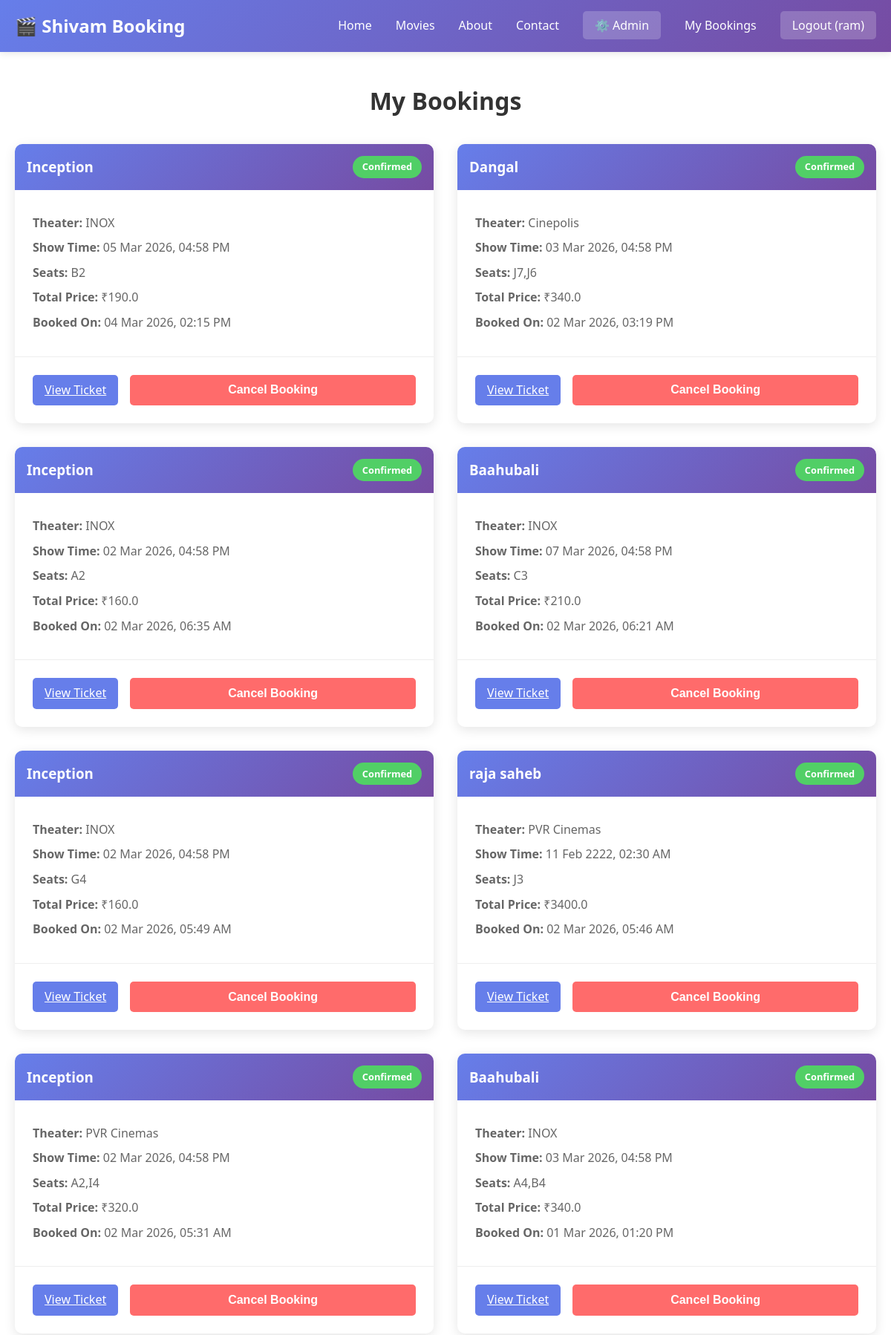
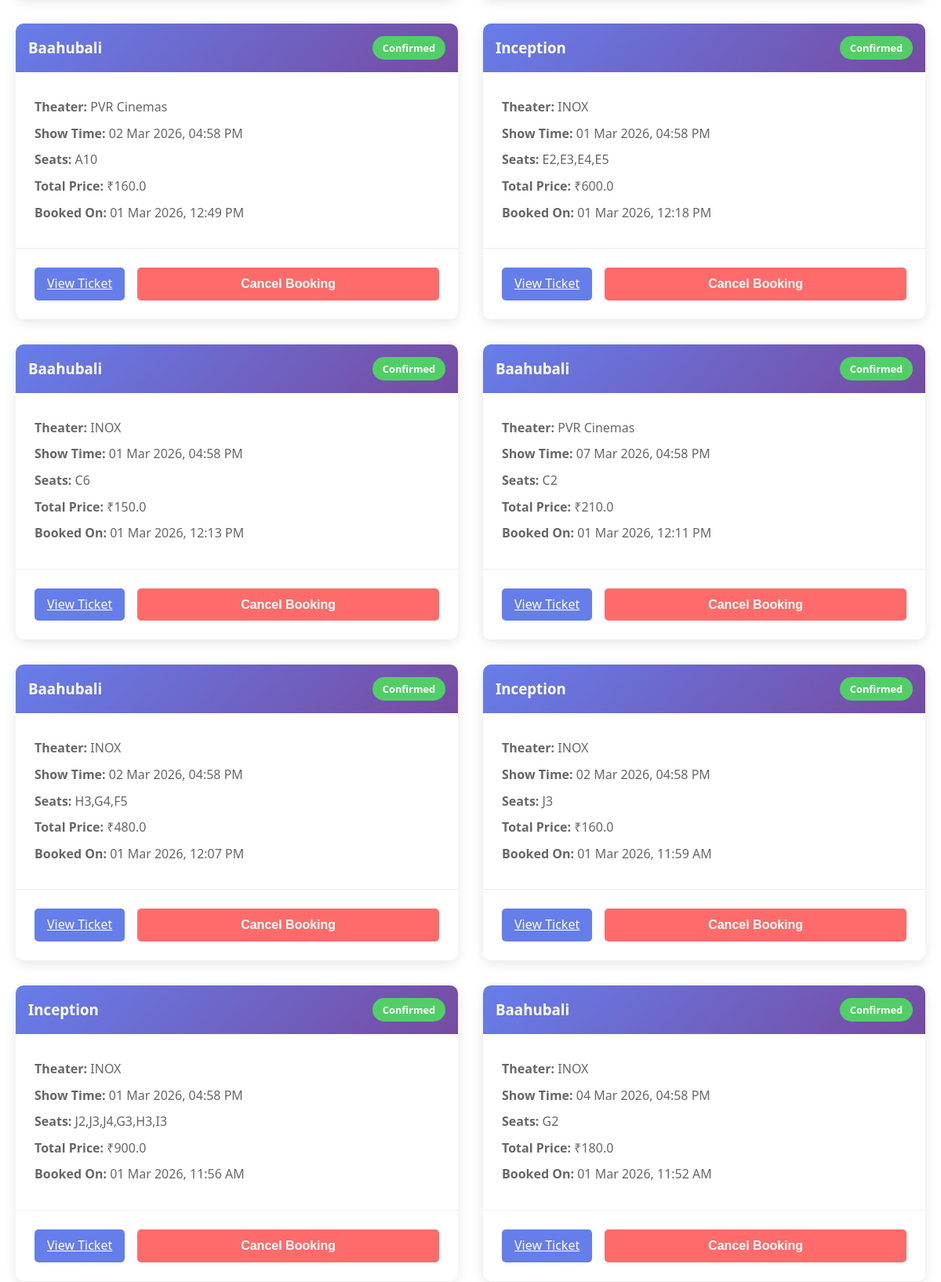
The app's page /bookings (signed in, upper part) with its own data (2 pictures, top to bottom).
### tables this page shows
CREATE TABLE bookings (
                id INTEGER PRIMARY KEY AUTOINCREMENT,
                user_id INTEGER NOT NULL,
                show_id INTEGER NOT NULL,
                seats TEXT NOT NULL,
                total_price REAL NOT NULL,
                booking_date TIMESTAMP DEFAULT CURRENT_TIMESTAMP,
                status TEXT DEFAULT 'confirmed',
                FOREIGN KEY(user_id) REFERENCES users(id),
                FOREIGN KEY(show_id) REFERENCES shows(id)
            );

CREATE TABLE movies (
                id INTEGER PRIMARY KEY AUTOINCREMENT,
                title TEXT NOT NULL,
                description TEXT,
                genre TEXT,
                rating REAL,
                duration INTEGER,
                language TEXT,
                poster_url TEXT,
                status TEXT DEFAULT 'active',
                created_at TIMESTAMP DEFAULT CURRENT_TIMESTAMP
            );

CREATE TABLE shows (
                id INTEGER PRIMARY KEY AUTOINCREMENT,
                movie_id INTEGER NOT NULL,
                theater_name TEXT NOT NULL,
                show_time TIMESTAMP NOT NULL,
                price REAL NOT NULL,
                total_seats INTEGER DEFAULT 100,
                available_seats INTEGER DEFAULT 100,
                FOREIGN KEY(movie_id) REFERENCES movies(id)
            );

### app/routes.py (the view)
@booking_bp.route('/bookings')
def my_bookings():
    if 'user_id' not in session:
        return redirect(url_for('auth.login'))
    bookings = Booking.get_user_bookings(session['user_id'])
    bookings_list = []
    for booking in bookings:
        bookings_list.append({
            'id': booking[0],
            'user_id': booking[1],
            'show_id': booking[2],
            'seats': booking[3],
            'total_price': booking[4],
            'booking_date': booking[5],
            'status': booking[6],
            'movie_title': booking[7],
            'movie_poster': booking[8],
            'theater': booking[9],
            'show_time': booking[10]
        })
    return render_template('my_bookings.html', bookings=bookings_list,
                         is_logged_in=True, username=session.get('username'))

### app/__init__.py (called while the page is built)
def format_datetime_filter(value, format='%d %b %Y, %I:%M %p'):
    if isinstance(value, str):
        dt_object = datetime.fromisoformat(value.replace('Z', '+00:00'))
        return dt_object.strftime(format)
    if value is None:
        return ""
    return value.strftime(format)

### app/models.py (called while the page is built)
    @staticmethod
    def get_user_bookings(user_id):
        conn = sqlite3.connect(DATABASE, timeout=30)
        try:
            cursor = conn.cursor()
            cursor.execute('''
                SELECT b.*, m.title, m.poster_url, sh.theater_name, sh.show_time
                FROM bookings b
                JOIN shows sh ON b.show_id = sh.id
                JOIN movies m ON sh.movie_id = m.id
                WHERE b.user_id = ?
                ORDER BY b.booking_date DESC
            ''', (user_id,))
            return cursor.fetchall()
        finally:
            conn.close()

### templates/my_bookings.html (shortened to what this page needs)
{% extends 'base.html' %}  {% block content %}
<div class="my-bookings-page container">
  <h1>My Bookings</h1>
  {% if bookings %}
  <div class="bookings-list">
    {% for booking in bookings %}
    <div class="booking-card">
      <div class="booking-header">
        <h3>{{ booking.movie_title }}</h3>
        <span class="status {{ booking.status }}"
          >{{ booking.status|capitalize }}</span
        >
      </div>
      <div class="booking-details">
        <p><strong>Theater:</strong> {{ booking.theater }}</p>
        <p>
          <strong>Show Time:</strong> {{ booking.show_time | format_datetime }}
        </p>
        <p><strong>Seats:</strong> {{ booking.seats }}</p>
        <p><strong>Total Price:</strong> ₹{{ booking.total_price }}</p>
        <p>
          <strong>Booked On:</strong> {{ booking.booking_date | format_datetime
          }}
        </p>
      </div>
      <div class="booking-actions">
        <a
          href="{{ url_for('booking.ticket_view', booking_id=booking.id) }}"
          class="btn-secondary"
          >View Ticket</a
        >
        {% if booking.status == 'confirmed' %}
        <button
          class="btn-primary"
          style="background: #ff6b6b"
          onclick="cancelBooking({{ booking.id }})"
        >
          Cancel Booking
        </button>
        {% endif %}
      </div>
    </div>
    {% endfor %}
  </div>
  {% else %}
  <div class="no-bookings">
    <p>You haven't booked any tickets yet.</p>
    <a href="{{ url_for('main.index') }}" class="cta-button">Book Now</a>
  </div>
  {% endif %}
</div>
{% endblock %}

### static/css/style.css (style rules this page uses)
* { margin: 0; padding: 0; box-sizing: border-box; }
body { font-family: 'Segoe UI', Tahoma, Geneva, Verdana, sans-serif; background-color: #f5f5f5; color: #333; line-height: 1.6; }
.container { max-width: 1200px; margin: 0 auto; padding: 20px; }
.btn-primary { background: linear-gradient(135deg, #667eea 0%, #764ba2 100%); color: white; padding: 0.75rem 1.5rem; border: none; border-radius: 5px; font-size: 1rem; cursor: pointer; transition: opacity 0.3s; font-weight: bold; }
.btn-secondary { background: #667eea; color: white; padding: 0.5rem 1rem; border: none; border-radius: 5px; cursor: pointer; transition: background 0.3s; }
.my-bookings-page { min-height: 100vh; padding: 40px 20px; background: white; }
.my-bookings-page h1 { text-align: center; margin-bottom: 2rem; font-size: 2rem; }
.bookings-list { display: grid; grid-template-columns: repeat(auto-fill, minmax(400px, 1fr)); gap: 2rem; }
.booking-card { background: white; border-radius: 10px; box-shadow: 0 4px 15px rgba(0,0,0,0.1); overflow: hidden; }
.booking-header { background: linear-gradient(135deg, #667eea 0%, #764ba2 100%); color: white; padding: 1rem; display: flex; justify-content: space-between; align-items: center; }
.booking-header h3 { margin: 0; }
.status { padding: 0.3rem 0.8rem; border-radius: 20px; font-size: 0.8rem; font-weight: bold; }
.status.confirmed { background: #51cf66; color: white; }
.booking-details { padding: 1.5rem; border-bottom: 1px solid #eee; }
.booking-details p { margin: 0.5rem 0; color: #666; }
.booking-actions { padding: 1.5rem; display: flex; gap: 1rem; }
.booking-actions button { flex: 1; padding: 0.7rem; border: none; border-radius: 5px; cursor: pointer; font-weight: bold; }

### records on screen
bookings: movie_title "Inception", status "Confirmed", theater "INOX", show_time "05 Mar 2026, 04:58 PM", seats "B2", total_price "190.0", booking_date "04 Mar 2026, 02:15 PM"
bookings: movie_title "Dangal", status "Confirmed", theater "Cinepolis", show_time "03 Mar 2026, 04:58 PM", seats "J7,J6", total_price "340.0", booking_date "02 Mar 2026, 03:19 PM"
bookings: movie_title "Inception", status "Confirmed", theater "INOX", show_time "02 Mar 2026, 04:58 PM", seats "A2", total_price "160.0", booking_date "02 Mar 2026, 06:35 AM"
bookings: movie_title "Baahubali", status "Confirmed", theater "INOX", show_time "07 Mar 2026, 04:58 PM", seats "C3", total_price "210.0", booking_date "02 Mar 2026, 06:21 AM"
bookings: movie_title "Inception", status "Confirmed", theater "INOX", show_time "02 Mar 2026, 04:58 PM", seats "G4", total_price "160.0", booking_date "02 Mar 2026, 05:49 AM"
bookings: movie_title "raja saheb", status "Confirmed", theater "PVR Cinemas", show_time "11 Feb 2222, 02:30 AM", seats "J3", total_price "3400.0", booking_date "02 Mar 2026, 05:46 AM"
bookings: movie_title "Inception", status "Confirmed", theater "PVR Cinemas", show_time "02 Mar 2026, 04:58 PM", seats "A2,I4", total_price "320.0", booking_date "02 Mar 2026, 05:31 AM"
bookings: movie_title "Baahubali", status "Confirmed", theater "INOX", show_time "03 Mar 2026, 04:58 PM", seats "A4,B4", total_price "340.0", booking_date "01 Mar 2026, 01:20 PM"
bookings: movie_title "Baahubali", status "Confirmed", theater "PVR Cinemas", show_time "02 Mar 2026, 04:58 PM", seats "A10", total_price "160.0", booking_date "01 Mar 2026, 12:49 PM"
bookings: movie_title "Inception", status "Confirmed", theater "INOX", show_time "01 Mar 2026, 04:58 PM", seats "E2,E3,E4,E5", total_price "600.0", booking_date "01 Mar 2026, 12:18 PM"
bookings: movie_title "Baahubali", status "Confirmed", theater "INOX", show_time "01 Mar 2026, 04:58 PM", seats "C6", total_price "150.0", booking_date "01 Mar 2026, 12:13 PM"
bookings: movie_title "Baahubali", status "Confirmed", theater "PVR Cinemas", show_time "07 Mar 2026, 04:58 PM", seats "C2", total_price "210.0", booking_date "01 Mar 2026, 12:11 PM"
bookings: movie_title "Baahubali", status "Confirmed", theater "INOX", show_time "02 Mar 2026, 04:58 PM", seats "H3,G4,F5", total_price "480.0", booking_date "01 Mar 2026, 12:07 PM"
bookings: movie_title "Inception", status "Confirmed", theater "INOX", show_time "02 Mar 2026, 04:58 PM", seats "J3", total_price "160.0", booking_date "01 Mar 2026, 11:59 AM"
bookings: movie_title "Inception", status "Confirmed", theater "INOX", show_time "01 Mar 2026, 04:58 PM", seats "J2,J3,J4,G3,H3,I3", total_price "900.0", booking_date "01 Mar 2026, 11:56 AM"
bookings: movie_title "Baahubali", status "Confirmed", theater "INOX", show_time "04 Mar 2026, 04:58 PM", seats "G2", total_price "180.0", booking_date "01 Mar 2026, 11:52 AM"

### other values on screen
{{ username }} "ram"
